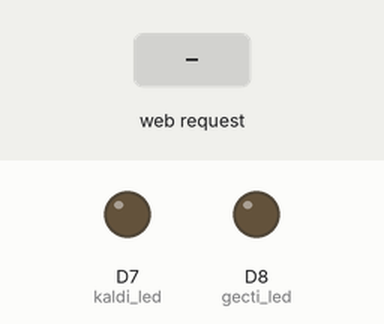
Bench run of a sketch on a simulated ESP8266 (NodeMCU). Parts: output pins drawn as LEDs (lit = HIGH). The inputs (shaded band) are chosen by the test bench. WiFi joins after 1.5 s; servers stay silent unless stated; what the sketch prints to the serial monitor is not drawn.

Above: at 2.7 s.
2.8 s: HTTP request GET /sonuc received
At 3.3 s:
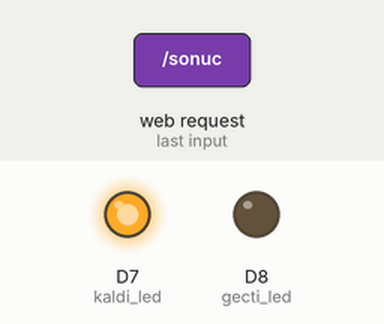
4.3 s: HTTP request GET /vizeNotu received
5.8 s: HTTP request GET /finalNotu received
Timing chart, 0 to 8.8 s (numbered marks = the images above; inputs shaded):
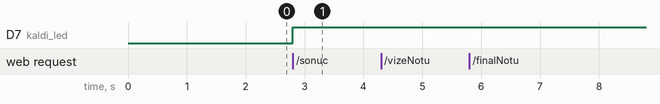

Measured:
- after the input at 2.8 s, D7 (kaldi_led): LOW → HIGH at once
- after the input at 4.3 s, every drawn part: stays the same
- after the input at 5.8 s, every drawn part: stays the same

The sketch:

soru_1_2_3_4.ino
```cpp
#include <ESP8266WiFi.h>
int value =0;
int gecti_led = D8;
int kaldi_led = D7;
const char* ssid = "Redmi";
const char* password = "onur1905";
WiFiServer server(80);

void setup() {
 pinMode(gecti_led,OUTPUT);
pinMode(kaldi_led,OUTPUT);
Serial.begin(115200);
delay(10);
// Wifi bağlantısı
Serial.println();
Serial.println();
Serial.print("Connecting to ");
Serial.println(ssid);

WiFi.begin(ssid, password);

while (WiFi.status() != WL_CONNECTED) {
delay(500);
Serial.print(".");
}
Serial.println("");
Serial.println("WiFi connected");

// server baslatılıyor
server.begin();
Serial.println("Server started");

// baglantı saglandıktan sonra serial monitorde bize ip adresini gösterecek
Serial.print("Use this URL to connect: ");
Serial.print("http://");
Serial.print(WiFi.localIP());
Serial.println("/");

}

void loop() {
// bir clien istemci baglı olup olmadığını kontrol ediyoruz
WiFiClient client = server.available();
if (!client) {
return;
}

// client ın bir data gondermesini bekliyoruz
Serial.println("new client");
while(!client.available()){
delay(1);
}

int vize_notum=40;
int final_notum=50;
float ortalamam = (vize_notum+vize_notum)/2;


// gelen istekleri okuyoruz
String request = client.readStringUntil('\r');
Serial.println(request);
client.flush();

if (request.indexOf("/vizeNotu") != -1) {
     value = 1;
}
if (request.indexOf("/finalNotu") != -1) {
     value = 2;
}

if (request.indexOf("/sonuc") != -1) {
     value = 3;

}

// bu kısımda html kodlarını internet arayüzüne yazdırıyoruz.

client.println("HTTP/1.1 200 OK");
client.println("Content-Type: text/html");
client.println("");
client.println("<!DOCTYPE HTML>");
client.println("<html>");


if(value == 1) {
client.print("Benim vizeden aldıgim not = ");
client.print(vize_notum);
Serial.print("Benim vizeden aldigim not = ");
Serial.println(vize_notum);
}
else if(value == 2) {
client.print("Benim finalden aldigim not = ");
client.print(final_notum);
Serial.print("Benim finalden aldigim not = ");
Serial.println(final_notum);
}
else if(value == 3) {
if(ortalamam>=50){
  digitalWrite(gecti_led, HIGH);
  digitalWrite(kaldi_led, LOW);
  client.print("Dersten Gectiniz");
  Serial.print("Dersten Gectiniz");
  }
  else{
   digitalWrite(gecti_led, LOW);
   digitalWrite(kaldi_led, HIGH);
  client.print("Dersten Kaldiniz");
  Serial.print("Dersten Kaldiniz");
    }
}

client.println("");
client.println("</html>");

delay(1);
Serial.println("Client disconnected");
Serial.println("");

}
```
